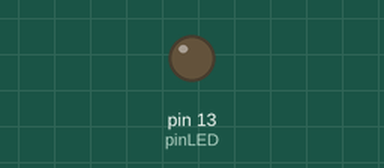
Recording of a sketch running on a simulated Arduino Uno, built with avr-gcc and run on an emulated ATmega328P. Shown: output pins drawn as LEDs (lit = HIGH). What the sketch prints to the serial monitor is not drawn.

Above: at 0.6 s.
At 1.9 s:
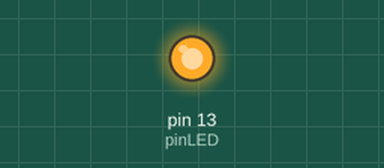
Timing chart, 0 to 6.0 s (numbered marks = the images above):
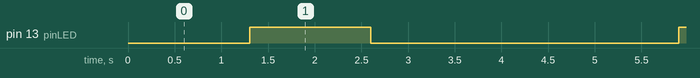

The sketch:

p4_6.ino
```cpp
/*
###  Control de brillo para un led por salida PWM ###

El programa enciende progresivamente el led y luego lo apaga durante 2 segundos.
Luego repite indefinidamente la secuencia. En puerto serie envia el porcentaje.
Entradas: NC
Salidas: Pin 6, Led en serie con Resistencia limitadora  */

#define pinLED 13

void setup(){
  Serial.begin(9600);
  pinMode(pinLED,OUTPUT);
}
void loop(){
  int porcentaje;
  for(int i=0;i<255;i++){
    analogWrite(pinLED,i);
    porcentaje = map (i,0,255,0,100);
    Serial.println(porcentaje);
    delay(10);
  }
  analogWrite(pinLED,0);
  Serial.println(0);
  delay(2000);
}
```

Measured:
- by itself, pin 13 (pinLED): alternates HIGH for 1.3 s and LOW for 3.3 s
